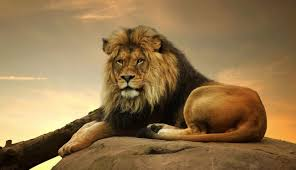
#> input picture ADWAITH/CO1/lion.jpg, 296 x 170 px
$ jupyter execute 'matrix transformation.ipynb'
#> lines starting #> are read from the running program, lines starting #| are printed output that depends on the picture
[cell 1]
import numpy as np
from scipy import ndimage
from PIL import Image
from matplotlib import pyplot as plt
a=Image.open('lion.jpg')
#> a is the input picture: PIL image 296x170 RGB; mean R, G, B 145.3, 116.6, 75.8
ar=np.array(a)
image=ndimage.rotate(ar,170)
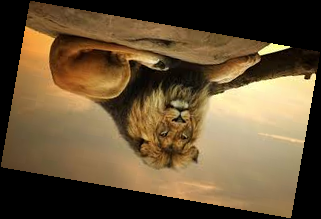
#> image: shape (219, 321, 3); mean R, G, B 103.1, 82.7, 53.8
plt.imshow(image)

[cell 2]
import numpy as np
from scipy import ndimage
from PIL import Image
from matplotlib import pyplot as plt
a=Image.open('lion.jpg')
ar=np.array(a)
img=ndimage.zoom(ar,1.5)
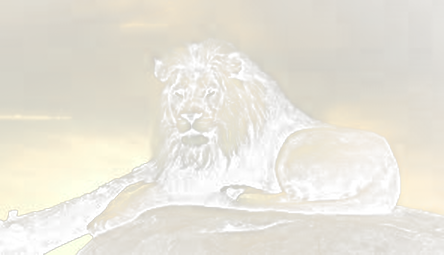
#> img: shape (255, 444, 4); mean R, G, B, A 145.3, 131.7, 98.3, 75.9; transparent parts drawn white
plt.imshow(img)
